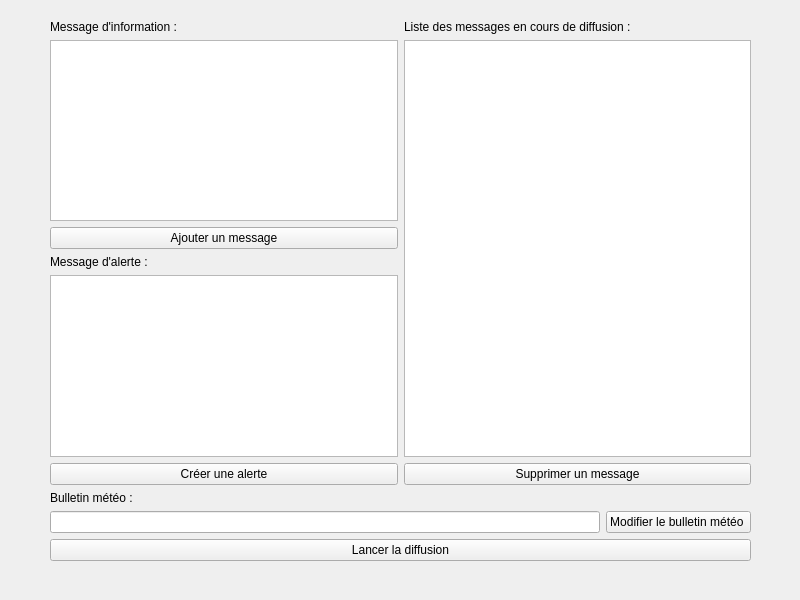
<?xml version="1.0" encoding="UTF-8"?>
<ui version="4.0">
 <class>Serveur</class>
 <widget class="QWidget" name="Serveur">
  <property name="geometry">
   <rect>
    <x>0</x>
    <y>0</y>
    <width>800</width>
    <height>600</height>
   </rect>
  </property>
  <property name="windowTitle">
   <string>Serveur</string>
  </property>
  <widget class="QWidget" name="">
   <property name="geometry">
    <rect>
     <x>50</x>
     <y>20</y>
     <width>701</width>
     <height>541</height>
    </rect>
   </property>
   <layout class="QVBoxLayout" name="verticalLayout_8">
    <item>
     <layout class="QVBoxLayout" name="verticalLayout_7">
      <item>
       <layout class="QHBoxLayout" name="horizontalLayout">
        <item>
         <layout class="QVBoxLayout" name="verticalLayout_4">
          <item>
           <layout class="QVBoxLayout" name="verticalLayout_2">
            <item>
             <layout class="QVBoxLayout" name="verticalLayout">
              <item>
               <widget class="QLabel" name="label">
                <property name="text">
                 <string>Message d'information : </string>
                </property>
               </widget>
              </item>
              <item>
               <widget class="QTextEdit" name="textEditInformation">
                <property name="font">
                 <font>
                  <pointsize>10</pointsize>
                 </font>
                </property>
               </widget>
              </item>
             </layout>
            </item>
            <item>
             <widget class="QPushButton" name="pushButtonAjouterMessage">
              <property name="text">
               <string>Ajouter un message</string>
              </property>
             </widget>
            </item>
           </layout>
          </item>
          <item>
           <layout class="QVBoxLayout" name="verticalLayout_3">
            <item>
             <widget class="QLabel" name="label_2">
              <property name="text">
               <string>Message d'alerte :</string>
              </property>
             </widget>
            </item>
            <item>
             <widget class="QTextEdit" name="textEditAlerte"/>
            </item>
            <item>
             <widget class="QPushButton" name="pushButtonCreerAlerte">
              <property name="text">
               <string>Créer une alerte</string>
              </property>
             </widget>
            </item>
           </layout>
          </item>
         </layout>
        </item>
        <item>
         <layout class="QVBoxLayout" name="verticalLayout_5">
          <item>
           <widget class="QLabel" name="label_3">
            <property name="text">
             <string>Liste des messages en cours de diffusion :</string>
            </property>
           </widget>
          </item>
          <item>
           <widget class="QListWidget" name="listWidgetMessage"/>
          </item>
          <item>
           <widget class="QPushButton" name="pushButtonSupprimer">
            <property name="text">
             <string>Supprimer un message</string>
            </property>
           </widget>
          </item>
         </layout>
        </item>
       </layout>
      </item>
      <item>
       <layout class="QVBoxLayout" name="verticalLayout_6">
        <item>
         <widget class="QLabel" name="label_4">
          <property name="text">
           <string>Bulletin météo :</string>
          </property>
         </widget>
        </item>
        <item>
         <layout class="QHBoxLayout" name="horizontalLayout_2">
          <item>
           <widget class="QLineEdit" name="lineEditMeteo"/>
          </item>
          <item>
           <widget class="QPushButton" name="pushButtonModifierMeteo">
            <property name="text">
             <string>Modifier le bulletin météo </string>
            </property>
           </widget>
          </item>
         </layout>
        </item>
       </layout>
      </item>
     </layout>
    </item>
    <item>
     <widget class="QPushButton" name="pushButtonDiffuser">
      <property name="text">
       <string>Lancer la diffusion</string>
      </property>
     </widget>
    </item>
   </layout>
  </widget>
 </widget>
 <resources/>
 <connections/>
</ui>
